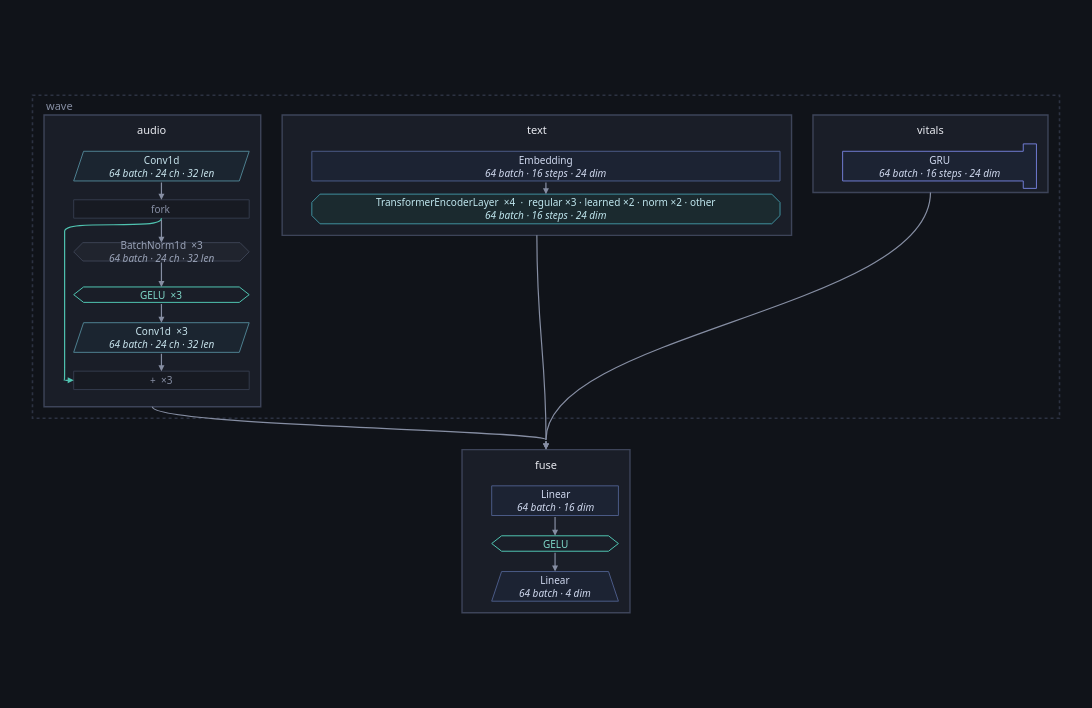

The notebook cell saved with this chart:
### Code cell
opened.figure(inside=architecture(opened, ONE))

### Figure 1 — Plotly figure (JSON) as saved in the notebook; plotly's stock layout.template omitted (floating-point values rounded to 4 significant figures)
{"data": [{"hoverinfo": "text", "hovertext": ["<b>audio</b><br>class: Audio<br>device: cpu", "<b>text</b><br>class: Text<br>device: cpu", "<b>vitals</b><br>class: Vitals<br>device: cpu", "<b>fuse</b><br>class: Fuse<br>device: cpu"], "marker": {"opacity": 0, "size": 1}, "mode": "markers", "showlegend": false, "type": "scatter", "x": [145.5, 612.1, 1090.0, 623.2], "y": [201.0, 97.0, 71.0, 529.0]}], "layout": {"annotations": [{"align": "left", "font": {"color": "#868ea3", "family": "system-ui, -apple-system, Segoe UI, Roboto, sans-serif", "size": 11}, "showarrow": false, "text": "wave", "x": 14.0, "xanchor": "left", "y": 12.0, "yanchor": "middle"}, {"align": "center", "font": {"color": "#e7e9ef", "family": "system-ui, -apple-system, Segoe UI, Roboto, sans-serif", "size": 11}, "showarrow": false, "text": "audio", "x": 145.5, "xanchor": "center", "y": 41.5, "yanchor": "middle"}, {"align": "center", "font": {"color": "#c7e3ec", "family": "system-ui, -apple-system, Segoe UI, Roboto, sans-serif", "size": 10}, "showarrow": false, "text": "Conv1d<br><i>64 batch · 24 ch · 32 len</i>", "x": 156.5, "xanchor": "center", "y": 86.0, "yanchor": "middle"}, {"align": "center", "font": {"color": "#868ea3", "family": "system-ui, -apple-system, Segoe UI, Roboto, sans-serif", "size": 10}, "showarrow": false, "text": "fork", "x": 156.5, "xanchor": "center", "y": 138.0, "yanchor": "middle"}, {"align": "center", "font": {"color": "#9aa3b8", "family": "system-ui, -apple-system, Segoe UI, Roboto, sans-serif", "size": 10}, "showarrow": false, "text": "BatchNorm1d  ×3<br><i>64 batch · 24 ch · 32 len</i>", "x": 156.5, "xanchor": "center", "y": 190.0, "yanchor": "middle"}, {"align": "center", "font": {"color": "#7fd8c9", "family": "system-ui, -apple-system, Segoe UI, Roboto, sans-serif", "size": 10}, "showarrow": false, "text": "GELU  ×3", "x": 156.5, "xanchor": "center", "y": 242.0, "yanchor": "middle"}, {"align": "center", "font": {"color": "#c7e3ec", "family": "system-ui, -apple-system, Segoe UI, Roboto, sans-serif", "size": 10}, "showarrow": false, "text": "Conv1d  ×3<br><i>64 batch · 24 ch · 32 len</i>", "x": 156.5, "xanchor": "center", "y": 294.0, "yanchor": "middle"}, {"align": "center", "font": {"color": "#868ea3", "family": "system-ui, -apple-system, Segoe UI, Roboto, sans-serif", "size": 10}, "showarrow": false, "text": "+  ×3", "x": 156.5, "xanchor": "center", "y": 346.0, "yanchor": "middle"}, {"align": "center", "font": {"color": "#e7e9ef", "family": "system-ui, -apple-system, Segoe UI, Roboto, sans-serif", "size": 11}, "showarrow": false, "text": "text", "x": 612.1, "xanchor": "center", "y": 41.5, "yanchor": "middle"}, {"align": "center", "font": {"color": "#cfd8ee", "family": "system-ui, -apple-system, Segoe UI, Roboto, sans-serif", "size": 10}, "showarrow": false, "text": "Embedding<br><i>64 batch · 16 steps · 24 dim</i>", "x": 623.1, "xanchor": "center", "y": 86.0, "yanchor": "middle"}, {"align": "center", "font": {"color": "#bfe6ee", "family": "system-ui, -apple-system, Segoe UI, Roboto, sans-serif", "size": 10}, "showarrow": false, "text": "TransformerEncoderLayer  ×4  ·  regular ×3 · learned ×2 · norm ×2 · other<br><i>64 batch · 16 steps · 24 dim</i>", "x": 623.1, "xanchor": "center", "y": 138.0, "yanchor": "middle"}, {"align": "center", "font": {"color": "#e7e9ef", "family": "system-ui, -apple-system, Segoe UI, Roboto, sans-serif", "size": 11}, "showarrow": false, "text": "vitals", "x": 1090.0, "xanchor": "center", "y": 41.5, "yanchor": "middle"}, {"align": "center", "font": {"color": "#cfd8ee", "family": "system-ui, -apple-system, Segoe UI, Roboto, sans-serif", "size": 10}, "showarrow": false, "text": "GRU<br><i>64 batch · 16 steps · 24 dim</i>", "x": 1101.0, "xanchor": "center", "y": 86.0, "yanchor": "middle"}, {"align": "center", "font": {"color": "#e7e9ef", "family": "system-ui, -apple-system, Segoe UI, Roboto, sans-serif", "size": 11}, "showarrow": false, "text": "fuse", "x": 623.2, "xanchor": "center", "y": 447.5, "yanchor": "middle"}, {"align": "center", "font": {"color": "#cfd8ee", "family": "system-ui, -apple-system, Segoe UI, Roboto, sans-serif", "size": 10}, "showarrow": false, "text": "Linear<br><i>64 batch · 16 dim</i>", "x": 634.2, "xanchor": "center", "y": 492.0, "yanchor": "middle"}, {"align": "center", "font": {"color": "#7fd8c9", "family": "system-ui, -apple-system, Segoe UI, Roboto, sans-serif", "size": 10}, "showarrow": false, "text": "GELU", "x": 634.2, "xanchor": "center", "y": 544.0, "yanchor": "middle"}, {"align": "center", "font": {"color": "#cfd8ee", "family": "system-ui, -apple-system, Segoe UI, Roboto, sans-serif", "size": 10}, "showarrow": false, "text": "Linear<br><i>64 batch · 4 dim</i>", "x": 634.2, "xanchor": "center", "y": 596.0, "yanchor": "middle"}, {"arrowcolor": "#868ea3", "arrowhead": 2, "arrowsize": 1, "arrowwidth": 1.2, "ax": 156.5, "axref": "x", "ay": 149.2, "ayref": "y", "showarrow": true, "text": "", "x": 156.5, "xref": "x", "y": 178.8, "yref": "y"}, {"arrowcolor": "#868ea3", "arrowhead": 2, "arrowsize": 1, "arrowwidth": 1.2, "ax": 156.5, "axref": "x", "ay": 201.2, "ayref": "y", "showarrow": true, "text": "", "x": 156.5, "xref": "x", "y": 232.6, "yref": "y"}, {"arrowcolor": "#868ea3", "arrowhead": 2, "arrowsize": 1, "arrowwidth": 1.2, "ax": 156.5, "axref": "x", "ay": 251.4, "ayref": "y", "showarrow": true, "text": "", "x": 156.5, "xref": "x", "y": 276.0, "yref": "y"}, {"arrowcolor": "#4fc3b0", "arrowhead": 2, "arrowsize": 1, "arrowwidth": 1.2, "ax": 38.0, "axref": "x", "ay": 346.0, "ayref": "y", "showarrow": true, "text": "", "x": 50.0, "xref": "x", "y": 346.0, "yref": "y"}, {"arrowcolor": "#868ea3", "arrowhead": 2, "arrowsize": 1, "arrowwidth": 1.2, "ax": 156.5, "axref": "x", "ay": 312.0, "ayref": "y", "showarrow": true, "text": "", "x": 156.5, "xref": "x", "y": 334.8, "yref": "y"}, {"arrowcolor": "#868ea3", "arrowhead": 2, "arrowsize": 1, "arrowwidth": 1.2, "ax": 156.5, "axref": "x", "ay": 104.0, "ayref": "y", "showarrow": true, "text": "", "x": 156.5, "xref": "x", "y": 126.8, "yref": "y"}, {"arrowcolor": "#868ea3", "arrowhead": 2, "arrowsize": 1, "arrowwidth": 1.2, "ax": 623.1, "axref": "x", "ay": 104.0, "ayref": "y", "showarrow": true, "text": "", "x": 623.1, "xref": "x", "y": 120.0, "yref": "y"}, {"arrowcolor": "#868ea3", "arrowhead": 2, "arrowsize": 1, "arrowwidth": 1.2, "ax": 634.2, "axref": "x", "ay": 510.0, "ayref": "y", "showarrow": true, "text": "", "x": 634.2, "xref": "x", "y": 534.6, "yref": "y"}, {"arrowcolor": "#868ea3", "arrowhead": 2, "arrowsize": 1, "arrowwidth": 1.2, "ax": 634.2, "axref": "x", "ay": 553.4, "ayref": "y", "showarrow": true, "text": "", "x": 634.2, "xref": "x", "y": 578.0, "yref": "y"}, {"arrowcolor": "#868ea3", "arrowhead": 2, "arrowsize": 1, "arrowwidth": 1.2, "ax": 623.2, "axref": "x", "ay": 418.0, "ayref": "y", "showarrow": true, "text": "", "x": 623.2, "xref": "x", "y": 430.0, "yref": "y"}, {"arrowcolor": "#868ea3", "arrowhead": 2, "arrowsize": 1, "arrowwidth": 1.2, "ax": 623.2, "axref": "x", "ay": 418.0, "ayref": "y", "showarrow": true, "text": "", "x": 623.2, "xref": "x", "y": 430.0, "yref": "y"}, {"arrowcolor": "#868ea3", "arrowhead": 2, "arrowsize": 1, "arrowwidth": 1.2, "ax": 623.2, "axref": "x", "ay": 418.0, "ayref": "y", "showarrow": true, "text": "", "x": 623.2, "xref": "x", "y": 430.0, "yref": "y"}], "font": {"color": "#e7e9ef", "family": "system-ui, -apple-system, Segoe UI, Roboto, sans-serif", "size": 12}, "height": 708.0, "hoverlabel": {"align": "left", "bgcolor": "#1a1e28", "bordercolor": "#2c3242", "font": {"color": "#e7e9ef", "family": "system-ui, -apple-system, Segoe UI, Roboto, sans-serif"}}, "legend": {"bgcolor": "rgba(0,0,0,0)", "font": {"color": "#868ea3"}, "orientation": "h", "x": 1, "xanchor": "right", "y": 1.02, "yanchor": "bottom"}, "margin": {"b": 16, "l": 16, "r": 16, "t": 16}, "paper_bgcolor": "#101319", "plot_bgcolor": "#101319", "shapes": [{"fillcolor": "rgba(0,0,0,0)", "layer": "below", "line": {"color": "#2c3242", "dash": "dot", "width": 1.6}, "type": "rect", "x0": 0.0, "x1": 1246.0, "y0": 0.0, "y1": 392.0}, {"fillcolor": "#1a1e28", "layer": "below", "line": {"color": "#3d4459", "width": 1.4}, "type": "rect", "x0": 14.0, "x1": 277.0, "y0": 24.0, "y1": 378.0}, {"fillcolor": "#1b2530", "layer": "below", "line": {"color": "#4d7f8f", "width": 1.0}, "path": "M 62.0,68.0 L 263.0,68.0 L 251.0,104.0 L 50.0,104.0 Z", "type": "path", "xref": "x", "yref": "y"}, {"fillcolor": "#171a22", "layer": "below", "line": {"color": "#333a4b", "width": 1.0}, "path": "M 50.0,126.84 L 263.0,126.84 L 263.0,149.16 L 50.0,149.16 Z", "type": "path", "xref": "x", "yref": "y"}, {"fillcolor": "#20242e", "layer": "below", "line": {"color": "#3a4152", "width": 1.0}, "path": "M 61.16,178.84 L 251.84,178.84 L 263.0,190.0 L 251.84,201.16 L 61.16,201.16 L 50.0,190.0 Z", "type": "path", "xref": "x", "yref": "y"}, {"fillcolor": "rgba(0,0,0,0)", "layer": "below", "line": {"color": "#4fc3b0", "width": 1.0}, "path": "M 50.0,242.0 L 62.0,232.64 L 251.0,232.64 L 263.0,242.0 L 251.0,251.35999999999999 L 62.0,251.35999999999999 Z", "type": "path", "xref": "x", "yref": "y"}, {"fillcolor": "#1b2530", "layer": "below", "line": {"color": "#4d7f8f", "width": 1.0}, "path": "M 62.0,276.0 L 263.0,276.0 L 251.0,312.0 L 50.0,312.0 Z", "type": "path", "xref": "x", "yref": "y"}, {"fillcolor": "#171a22", "layer": "below", "line": {"color": "#333a4b", "width": 1.0}, "path": "M 50.0,334.84 L 263.0,334.84 L 263.0,357.15999999999997 L 50.0,357.15999999999997 Z", "type": "path", "xref": "x", "yref": "y"}, {"fillcolor": "#1a1e28", "layer": "below", "line": {"color": "#3d4459", "width": 1.4}, "type": "rect", "x0": 303.0, "x1": 921.2, "y0": 24.0, "y1": 170.0}, {"fillcolor": "#1c2333", "layer": "below", "line": {"color": "#4a5a86", "width": 1.0}, "path": "M 339.0,68.0 L 907.2,68.0 L 907.2,104.0 L 339.0,104.0 Z", "type": "path", "xref": "x", "yref": "y"}, {"fillcolor": "#1b2a2f", "layer": "below", "line": {"color": "#3f8f9d", "width": 1.0}, "path": "M 349.0,120.0 L 897.2,120.0 L 907.2,130.0 L 907.2,146.0 L 897.2,156.0 L 349.0,156.0 L 339.0,146.0 L 339.0,130.0 Z", "type": "path", "xref": "x", "yref": "y"}, {"fillcolor": "#1a1e28", "layer": "below", "line": {"color": "#3d4459", "width": 1.4}, "type": "rect", "x0": 947.2, "x1": 1232.0, "y0": 24.0, "y1": 118.0}, {"fillcolor": "#1c2333", "layer": "below", "line": {"color": "#6f7bd1", "width": 1.0}, "path": "M 983.2,68.0 L 1202.4,68.0 L 1202.4,59.0 L 1218.4,59.0 L 1218.4,113.0 L 1202.4,113.0 L 1202.4,104.0 L 983.2,104.0 Z", "type": "path", "xref": "x", "yref": "y"}, {"fillcolor": "#1a1e28", "layer": "below", "line": {"color": "#3d4459", "width": 1.4}, "type": "rect", "x0": 521.3, "x1": 725.1, "y0": 430.0, "y1": 628.0}, {"fillcolor": "#1c2333", "layer": "below", "line": {"color": "#4a5a86", "width": 1.0}, "path": "M 557.3000000000001,474.0 L 711.1000000000001,474.0 L 711.1000000000001,510.0 L 557.3000000000001,510.0 Z", "type": "path", "xref": "x", "yref": "y"}, {"fillcolor": "rgba(0,0,0,0)", "layer": "below", "line": {"color": "#4fc3b0", "width": 1.0}, "path": "M 557.3000000000001,544.0 L 569.3000000000001,534.64 L 699.1000000000001,534.64 L 711.1000000000001,544.0 L 699.1000000000001,553.36 L 569.3000000000001,553.36 Z", "type": "path", "xref": "x", "yref": "y"}, {"fillcolor": "#1c2333", "layer": "below", "line": {"color": "#4a5a86", "width": 1.0}, "path": "M 569.3000000000001,578.0 L 699.1000000000001,578.0 L 711.1000000000001,614.0 L 557.3000000000001,614.0 Z", "type": "path", "xref": "x", "yref": "y"}, {"layer": "below", "line": {"color": "#4fc3b0", "width": 1.2}, "path": "M 156.5,149.16 C 156.5,165.16 39.0,149.16 39.0,165.16 L 39.0,330.0 C 39.0,346.0 39.0,346.0 38.0,346.0", "type": "path", "xref": "x", "yref": "y"}, {"layer": "below", "line": {"color": "#868ea3", "width": 1.2}, "path": "M 145.5,378.0 C 145.5,401.4 623.2,406.6 623.2,418.0", "type": "path", "xref": "x", "yref": "y"}, {"layer": "below", "line": {"color": "#868ea3", "width": 1.2}, "path": "M 612.1,170.0 C 612.1,287.0 623.2,313.0 623.2,418.0", "type": "path", "xref": "x", "yref": "y"}, {"layer": "below", "line": {"color": "#868ea3", "width": 1.2}, "path": "M 1089.8000000000002,118.0 C 1089.8000000000002,258.4 623.2,289.6 623.2,418.0", "type": "path", "xref": "x", "yref": "y"}], "width": 1100, "xaxis": {"range": [-20, 1266.0], "visible": false}, "yaxis": {"range": [648.0, -20], "scaleanchor": "x", "visible": false}}}
